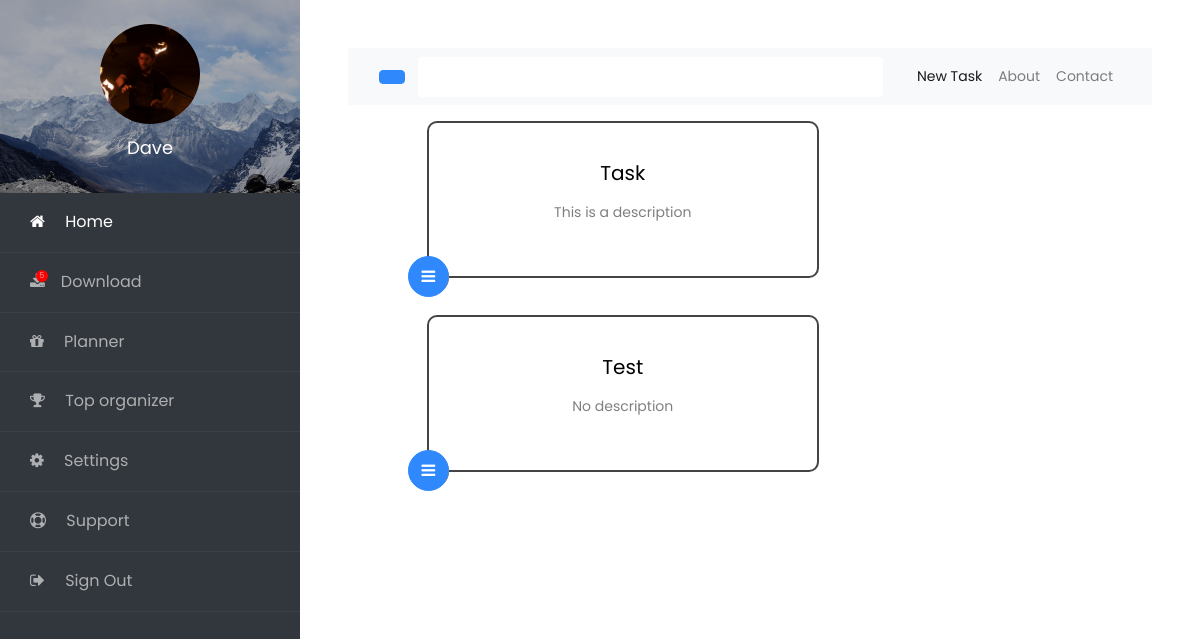
The app's page / (signed in), older data.
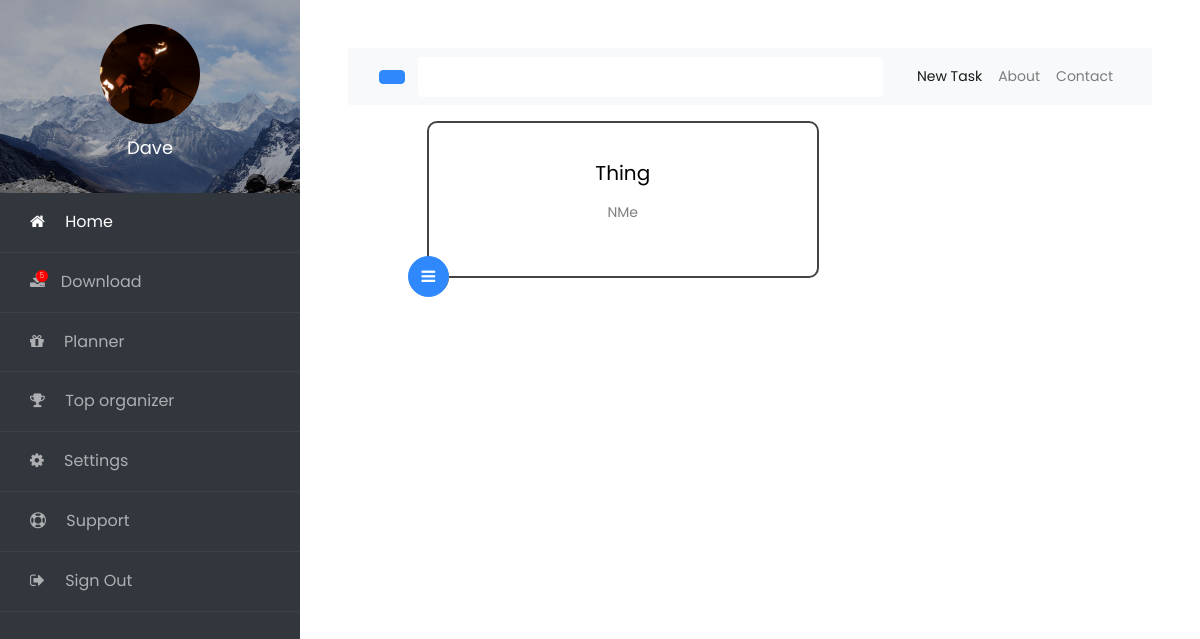
The same page, newer data.
### task/models.py (models this page shows, shortened)
class Task(models.Model):
    name = models.CharField(max_length=100, help_text="The name of the task")
    description = models.CharField(max_length=1000, blank=True,
                                   help_text="More details")
    created_at = models.DateTimeField(auto_now=True)
    updated_at = models.DateTimeField(auto_now=True)
    pinned = models.BooleanField(default=False)

### task/views.py (the view)
# urls.py: path('', TaskList.as_view(), name="task-list-view"),
class TaskList(ListView):
    model = Task
    def get(self, request):
        tasks = list(self.get_queryset().all().order_by('-created_at'))
        username = None
        auth = request.user.is_authenticated
        if auth:
            username = request.user.username
        for task in tasks:
            if task.pinned is True:
                tasks.insert(0, tasks.pop(tasks.index(task)))
        return render(request, 'task/index.html', {'tasks': tasks,
                                                   'auth': auth,
                                                   'username': username})

### task/templates/task/index.html (shortened to what this page needs)
{% extends 'base.html' %}
{% block content %}
{% load static %}
    <div id="content" class="p-4 p-md-5">
        <nav class="navbar navbar-expand-lg navbar-light bg-light">
        <div class="container-fluid">
            <div class="custom-menu">
            <button type="button" id="sidebarCollapse" class="btn btn-primary">
            </button>
            </div>
            <div class="collapse navbar-collapse" id="navbarSupportedContent">
            <input class="form-control" type="text" placeholder="Search" aria-label="Search">
            <ul class="nav navbar-nav ml-auto">
                <li class="nav-item active">
                    <a class="nav-link" href="{% url 'task-new' %}">New Task</a>
                </li>
                <li class="nav-item">
                    <a class="nav-link" href="#">About</a>
                </li>
                <li class="nav-item">
                    <a class="nav-link" href="#">Contact</a>
                </li>
            </ul>
            </div>
        </div>
        </nav>
        {% if auth == True %}
            <ul class="slides">
                {% for task in tasks %}
                    {% include 'partials/card.html' %}
                {% endfor %}
            </ul>
        {% else %}
        <p>Please sign in to view tasks</p>
        {% endif %}
        </div>
    </div>
{% endblock %}

### templates/base.html (shortened to what this page needs)
<!DOCTYPE html>
<html lang="en">
<head>
    {% load static %}
    <link rel="stylesheet" href="https://stackpath.bootstrapcdn.com/bootstrap/4.4.1/css/bootstrap.min.css">
    <link rel="stylesheet" href="https://stackpath.bootstrapcdn.com/font-awesome/4.7.0/css/font-awesome.min.css">
    <link rel="stylesheet" href="{% static 'task/css/style.css' %}">
    <link rel="stylesheet" href="{% static 'task/css/main.css' %}">
</head>
<body>
    <div class="wrapper d-flex align-items-stretch">
        <nav id="sidebar">
          <div class="img bg-wrap text-center py-4" style="background-image: url(static/task/images/bg_1.jpg);">
              <div class="user-logo">
                  <div class="img" style="background-image: url(static/task/images/sittingfire.jpg);"></div>
                {% if auth == True %}
                  <h3>{{ username }}</h3>
                {% endif %}
              </div>
          </div>
    <ul class="list-unstyled components mb-5">
      <li class="active">
        <a href="#"><span class="fa fa-home mr-3"></span> Home</a>
      </li>
      <li>
          <a href="#"><span class="fa fa-download mr-3 notif"><small class="d-flex align-items-center justify-content-center">5</small></span>Download</a>
      </li>
      <li>
        <a href="#"><span class="fa fa-gift mr-3"></span> Planner </a>
      </li>
      <li>
        <a href="#"><span class="fa fa-trophy mr-3"></span> Top organizer</a>
      </li>
      <li>
        <a href="#"><span class="fa fa-cog mr-3"></span> Settings</a>
      </li>
      <li>
        <a href="#"><span class="fa fa-support mr-3"></span> Support</a>
      </li>
      {% if auth == True %}
      <li>
        <a href="{% url 'logout' %}"><span class="fa fa-sign-out mr-3"></span> Sign Out</a>
      </li>
      {% endif %}
    </ul>
    </nav>
{% block content %}{% endblock %}
</body>
</html>

### task/templates/task/partials/card.html (shortened to what this page needs)
<li class="slide card w-75">
    <div class="card-body">
      <h5 class="card-title">{{ task.name }}</h5>
      <p class="card-text text-black-50">
        {% if task.description %}
        {{ task.description }}
        {% else %}
        No description
        {% endif %}
        </p>
      <div class="btn-group-fab" role="group" aria-label="FAB Menu">
        <div>
          <button type="button" class="btn btn-main btn-primary has-tooltip" data-placement="left" title="Menu"> <i class="fa fa-bars"></i> </button>
          <button type="submit" name="pin" form="form-pin" class="btn btn-sub btn-info has-tooltip" value="{{ task.id }}" data-placement="left" title="Pin/Unpin"> </button>
          <button type="button" class="btn btn-sub btn-danger has-tooltip" data-placement="left" title="Placeholder">  </button>
          <button type="submit" form="form-delete" name="delete" class="btn btn-sub btn-warning has-tooltip" data-placement="left" value="{{ task.id }}" title="Delete">  </button>
        </div>
    </div>
  </li>

### task/static/task/css/main.css (style rules this page uses)
.form-control { width: 65% !important; margin: 0 auto; }
.slides { list-style: none; margin: 2%; padding: 0; width: 65%; }
.slide { padding: 15px; background-color: #FFF; margin: 0 0 7% 12%; text-align: center; color: #2F2F2F; border: 2px solid #444; width: 100%; min-width: 5%; border-radius: 10px; }
.btn-group-fab { width: 50px; height: auto; right: 20px; bottom: 20px; }
.btn-group-fab div { position: relative; width: 100%; height: auto; }
.btn-group-fab .btn { position: absolute; bottom: 0; border-radius: 50%; display: block; margin-bottom: 4px; width: 40px; height: 40px; margin: 4px auto; }
.btn-group-fab .btn-main { width: 41px; height: 41px; right: 90px; bottom: -60px; margin-right: -25px; z-index: 9; }
.btn-group-fab .btn-sub { bottom: 0; z-index: 8; width: 40px; height: 35px; right: 130%; margin-bottom: -108%; -webkit-transition: all 2s; transition: all 0.5s; }

Row changes from the older to the newer data that the page shows:
removed Task: name "Task", description "This is a description", {{ task.id }} 1 (drawn)
removed Task: name "Test", description "No description", {{ task.id }} 2 (drawn)
added Task: name "Thing", description "NMe", {{ task.id }} 11 (drawn)
